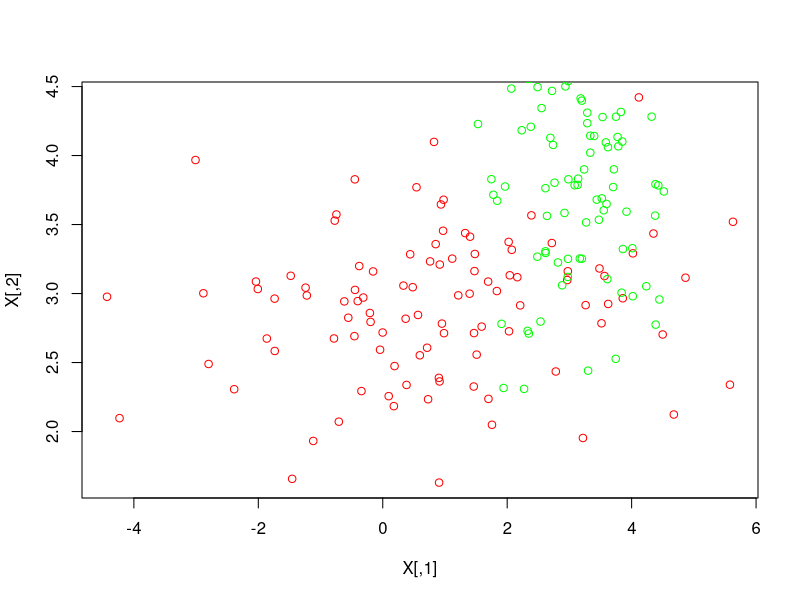

Generate this figure with R:
## ---- chunk 1

## ---- chunk 2
matrix(c(1,2),3,4)
## ---- chunk 3
diag(1,4,4)
## ---- chunk 4
diag(c(1,1,1,1))
## ---- chunk 5
a<-matrix(c(1,2),4,4)
b<-matrix(c(1,3),4,4)
## ---- chunk 6
# Calcul de la diagonale
diag_a <- diag(a)
diag_b <- diag(b)
## ---- chunk 7
# Calcul de la trace
trace_a <- sum(diag_a)
trace_b <- sum(diag_b)
## ---- chunk 8
a %*% b
## ---- chunk 9
a*b 
## ---- chunk 10
library("MASS")
## ---- chunk 11

X <- mvrnorm(100, mu = c(1, 3), Sigma = matrix(c(2^2, 0, 0, 0.5^2), 2, 2))
Y <- mvrnorm(100, mu = c(3, 4), Sigma = matrix(c(0.7^2, 0, 0, 0.9^2), 2, 2))
## ---- chunk 12
# Affichage des résultats
print("Trace de la matrice a :")
print(trace_a)

print("Trace de la matrice b :")
print(trace_b)
## ---- chunk 13
X <- mvrnorm(100, mu = c(1, 3), Sigma = matrix(c(2^2, 0, 0, 0.5^2), 2, 2))
Y <- mvrnorm(100, mu = c(3, 4), Sigma = matrix(c(0.7^2, 0, 0, 0.9^2), 2, 2))
## ---- chunk 14
plot(X, col = "red")
points(Y, col = "green")


## ---- chunk 15
# Définitiond de la distance 
distanceMat <- function(x, y, M) {
  diff <- x - y                      # Calcul de la différence entre x et y
  distance <- sqrt(t(diff) %*% M %*% diff)  # Appliquer la formule
  return(as.numeric(distance))       # Retourner le résultat sous forme numérique
}

## ---- chunk 16
M <- diag(2)  # Matrice identité 2x2

# Prenons deux points simples de X et Y
x_test <- X[2, ]
y_test <- Y[1, ]

# Calculons la distance
distance_test <- distanceMat(x_test, y_test, M)
## ---- chunk 17
print(x_test)
print(y_test)

## ---- chunk 18
euclidean_distance <- sqrt(sum((x_test - y_test)^2))
print(euclidean_distance)


## ---- chunk 19
# Calculer la distance euclidienne
euclidean_distance <- sqrt(sum((x_test - y_test)^2))
print("Distance Euclidienne :")
print(euclidean_distance)

